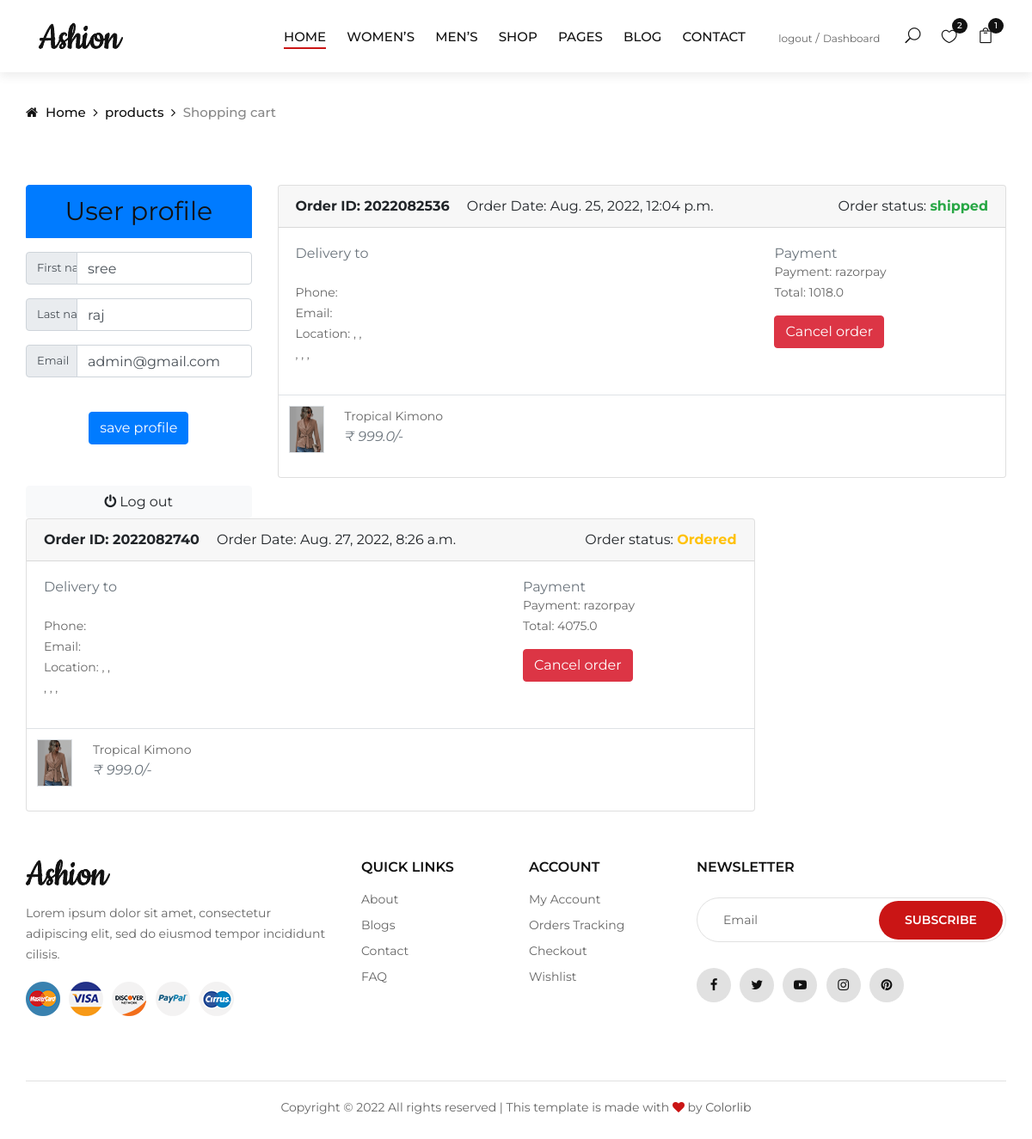
The page /customer/dashboard/ (signed in) on the database as committed earlier.
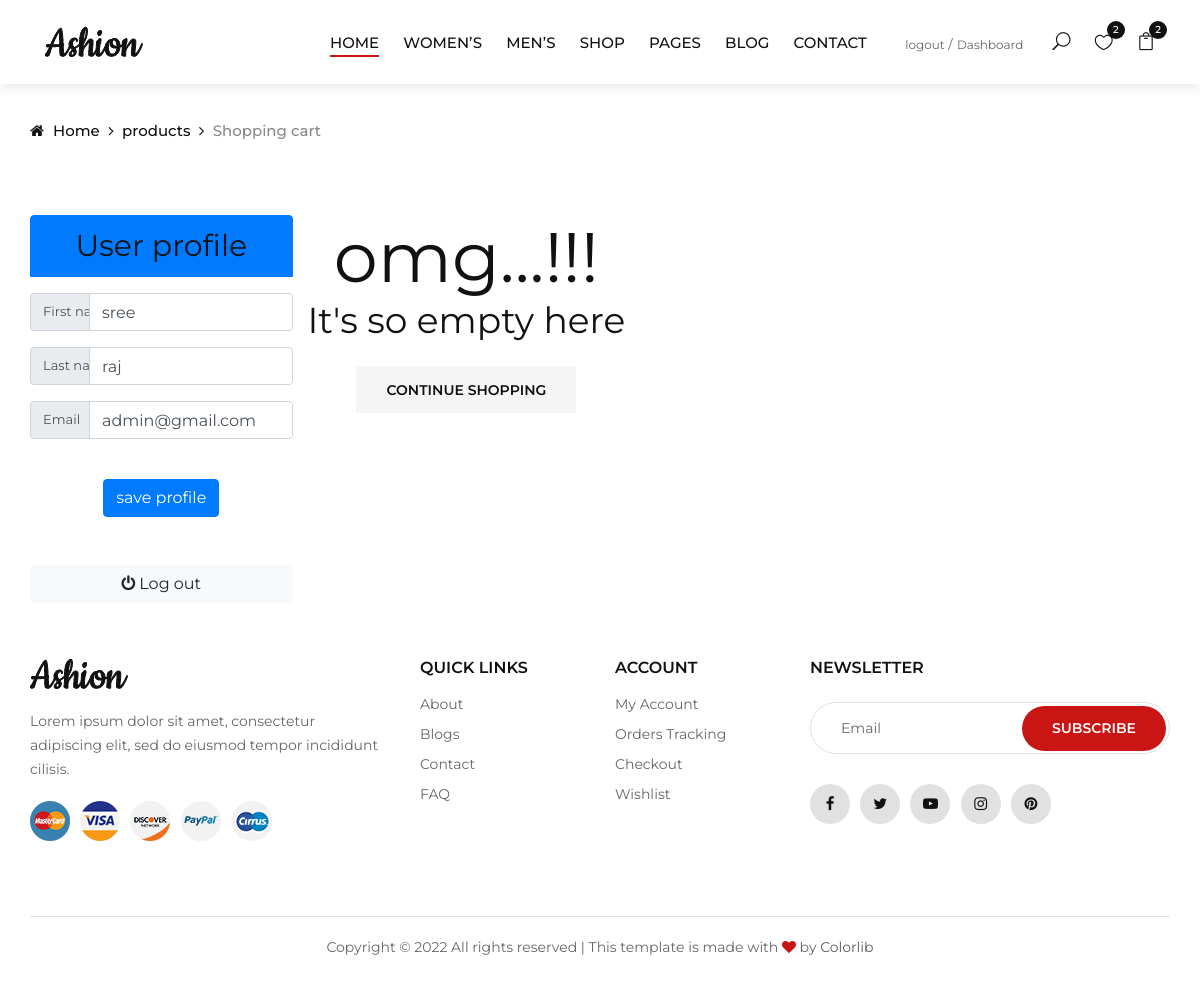
The same page on the database as committed later.
### orders/models.py (models this page shows, shortened)
class Order(models.Model):
    STATUS = (
        ('New', 'New'),
        ('Ordered', 'Ordered'),
        ('shipped', 'shipped'),
        ('out_for_delivery', 'out_for_delivery'),
        ('delivered','delivered'),
        ('Cancelled', 'Cancelled'),
    )
    user = models.ForeignKey(Account, on_delete=models.SET_NULL, null=True)
    payment = models.ForeignKey(Payment, on_delete=models.SET_NULL, blank=True, null=True)
    order_number = models.CharField(max_length=20)
    order_note = models.CharField(max_length=100, blank=True)
    order_total = models.FloatField()
    tax = models.FloatField()
    status = models.CharField(max_length=20, choices=STATUS, default='New')
    ip = models.CharField(blank=True, max_length=20)
    is_ordered = models.BooleanField(default=False)
    created_at = models.DateTimeField(auto_now_add=True)
    updated_at = models.DateTimeField(auto_now=True)

class Payment(models.Model):
    user = models.ForeignKey(Account, on_delete=models.CASCADE)
    payment_id = models.CharField(max_length=100)
    order_id = models.CharField(max_length=100 ,null=True)
    payment_method = models.CharField(max_length=100)
    amount_paid = models.CharField(max_length=100) # this is the total amount paid
    paid = models.BooleanField(default=False)
    created_at = models.DateTimeField(auto_now_add=True)

class OrderProduct(models.Model):
    order = models.ForeignKey(Order, on_delete=models.CASCADE)
    payment = models.ForeignKey(Payment, on_delete=models.SET_NULL, blank=True, null=True)
    user = models.ForeignKey(Account, on_delete=models.CASCADE)
    product = models.ForeignKey(Product, on_delete=models.CASCADE)
    variations = models.ManyToManyField(Variation, blank=True)
    quantity = models.IntegerField()
    product_price = models.FloatField()
    ordered = models.BooleanField(default=False)
    created_at = models.DateTimeField(auto_now_add=True)
    updated_at = models.DateTimeField(auto_now=True)

### store/models.py (models this page shows, shortened)
class Product(models.Model):
    product_name = models.CharField(max_length=255, unique=True)
    slug = models.SlugField(max_length=255, unique=True)
    description = models.TextField(max_length=500, blank=True)
    price = models.IntegerField()
    stock = models.IntegerField()
    images = models.ImageField(upload_to='photos/products')
    cropping = ImageRatioField('images', '512x512')
    image_1 = models.ImageField(upload_to='photos/products',blank=True)
    image_2 = models.ImageField(upload_to='photos/products',blank=True)
    image_3 = models.ImageField(upload_to='photos/products',blank=True)
    image_4 = models.ImageField(upload_to='photos/products',blank=True)
    is_available = models.BooleanField(default=True)
    category = models.ForeignKey(Category, on_delete=models.CASCADE)
    created_date = models.DateTimeField(auto_now_add=True)
    modified_date = models.DateTimeField(auto_now=True)

### customer/views.py (the view)
# urls.py: path('dashboard/',views.dashboard,name='dashboard'),
def dashboard(request):
    order_product = OrderProduct.objects.filter(user=request.user)
    order = Order.objects.filter(user = request.user)
    payment = Payment.objects.filter(user = request.user)
    user = Account.objects.get(id=request.user.id)
    form=updateuserform(instance=user)
    if not request.user.is_superadmin:
        if request.method == 'POST':
            form=updateuserform(request.POST,instance=user)
            if form.is_valid():
                form.save()
                return redirect('dashboard')
    context = {
        'order':order,
        'order_product': order_product,
        'payment':payment,
        'form':form,
    }
    return render(request,'user_dashboard.html',context)

### templates/user_dashboard.html (shortened to what this page needs)
{% extends 'base.html' %}
{% load static %}
{% block content %}
<body>
    <div class="breadcrumb-option">
        <div class="container">
            <div class="row">
                <div class="col-lg-12">
                    <div class="breadcrumb__links">
                        <a href="{% url 'home' %}"><i class="fa fa-home"></i> Home</a>
                        <a href="">products</a>
                        <span>Shopping cart</span>
                    </div>
                </div>
            </div>
        </div>
    </div>
    <br><br><br>
    <section class="section-conten padding-y bg ">
        <div class="container ">
            <div class="row">
                <div class="col-md-3 ">
                    <ul class="list-group">
                        <button class="list-group-item active mb-3 " style="text-align: center;"><strong>
                                <h3>User profile</h3>
                            </strong></button>
                        <form role="form" action="" method='POST'>
                            {% for form in form %}
                            <div class="form-group mb-3">
                                <div class="input-group input-group-alternative">
                                    <div class="input-group-prepend">
                                        <span class="input-group-text" style="width: 60px; font-size: small;">{{form.label }}</span>
                                    </div>
                                    <input type="text" class="form-control" {{ form }}</i>
                                </div>
                            </div>
                            {% endfor %}
                            <div class="text-center">
                                <button type="submit" class="btn btn-primary my-4">save profile</button>
                            </div>
                        </form>
                    </ul>
                    <br>
                    <a class="btn btn-light btn-block" href="{% url 'logout' %}"> <i class="fa fa-power-off"></i> <span
                            class="text">Log out</span> </a>
                </div>
                {% if order %}
                {% for order in order %}
                <div class="col-md-9" style="float: right;  ">
                    <article class="card">
                        <header class="card-header">
                            <strong class="d-inline-block mr-3">Order ID: {{order.order_number}}</strong>
                            <span>Order Date: {{order.created_at}}</span>
                            {% if order.status == 'New' %}
                            <span style="float: right;">Order status: <strong
                                    class="text-primary">{{order.status}}</strong></span>
                            {% elif order.status == 'Ordered' %}
                            <span style="float: right;">Order status: <strong
                                    class="text-warning">{{order.status}}</strong></span>
                            {% elif order.status == 'shipped' %}
                            <span style="float: right;">Order status: <strong
                                    class="text-success">{{order.status}}</strong></span>
                            {% elif order.status == 'out_of_delivery' %}
                            <span style="float: right;">Order status: <strong
                                    class="text-danger">{{order.status}}</strong></span>
                                    class="text-success">{{order.status}}</strong></span>
                                    {% elif order.status == 'delivered' %}
                                    <span style="float: right;">Order status: <strong
                                            class="text-danger">{{order.status}}</strong></span>
                                            {% elif order.status == 'Cancelled' %}
                                    <span style="float: right;">Order status: <strong
                                            class="text-danger">{{order.status}}</strong></span>
                            {% endif %}
                        </header>
                        <div class="card-body">
                            <div class="row">
                                <div class="col-md-8">
                                    <h6 class="text-muted">Delivery to</h6>
                                    <p>{{order.user.firstname}}&nbsp;{{order.user.lastname}}<br>
                                        Phone: {{order.phone}} <br> Email:
                                        {{order.email}} <br>
                                        Location: {{order.address_line_1}},
                                        {{order.address_line_2}}, <br>
                                        {{order.city}},
                                        {{order.state}},
                                        {{order.country}},<br>
                                    </p>
                                </div>
                                <div class="col-md-4">
                                    <h6 class="text-muted">Payment</h6>
                                    <p>
                                        {% for payment in payment %}
                                        {% if payment.order_id == order.order_number %}
                                        <span>Payment: {{payment.payment_method}}</span><br>
                                        <span>Total: {{payment.amount_paid}} </span>
                                        {% endif %}
                                        {% endfor %}
                                    </p>
                                     {% if order.status != 'Cancelled' %}
                                    <a href="{% url 'cancel_order' order.order_number %}"
                                        onclick="return confirm('Do you want to cancel this order')"><button
                                            class="btn btn-danger">Cancel order</button></a>
                                    {% endif %}
                                </div>
                            </div>
                        </div>
                        <div class="table-responsive">
                            <table class="table table-hover">
                                {% for order_product in order_product %}
                                {% if order.id == order_product.order.id %}
                                <tr>
                                    <td width="65">
                                        <img src="{{order_product.product.images.url }}" class="img-xs border"
                                            style="width:80px" alt="">
                                    </td>
                                    <td>
                                        <p class="title mb-0">{{order_product.product.product_name}} </p>
                                        <var class="price text-muted">₹ {{order_product.product_price}}/-</var>
                                    </td>
                                    <td>
                                    </td>
                                </tr>
                                {% endif %}
                                {% endfor %}
                            </table>
                        </div>
                    </article>
                </div>
                {% endfor %}
                {% else %}
                <div class="text-center">
                    <h1> omg...!!! </h1>
                    <h2> It's so empty here </h2><br>
                    <div class="cart__btn">
                        <a href="">Continue Shopping</a>
                    </div>
                </div>
                {% endif %}
            </div>
        </div>
    </section>
    {% endblock content %}

Rows that differ between the two databases and show on the page:
removed Order: order_number "2022082536", created_at "Aug. 25, 2022, 12:04 p.m.", status "shipped", shows "Cancel order"
removed Payment: payment_method "razorpay", amount_paid "1018.0", shown under "2022082536"
removed OrderProduct: product.images (picture), product.product_name "Tropical Kimono", product_price "999.0", shown under "2022082536"
removed Order: order_number "2022082740", created_at "Aug. 27, 2022, 8:26 a.m.", status "Ordered", shows "Cancel order"
removed Payment: payment_method "razorpay", amount_paid "4075.0", shown under "2022082740"
removed OrderProduct: product.images (picture), product.product_name "Tropical Kimono", product_price "999.0", shown under "2022082740"
Other text that changed with them:
{{ cart_count }}: "1" → "2"
text now shown: "omg...!!! It's so empty here CONTINUE SHOPPING"
